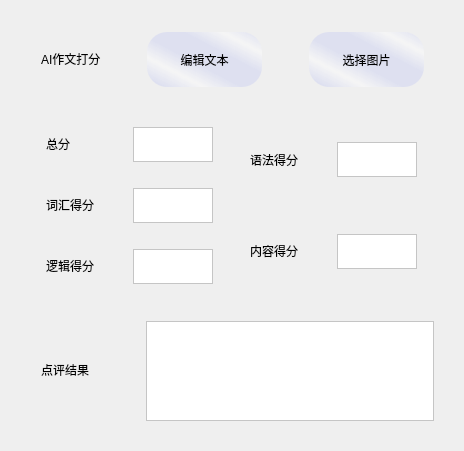
         <widget class="QWidget" name="page_2">
          <layout class="QVBoxLayout" name="verticalLayout_9">
           <item>
            <widget class="QFrame" name="frame_3">
             <property name="styleSheet">
              <string notr="true">QFrame{
	
	background-color: rgba(255, 255, 255, 0);
}
#frame_3{
	border-bottom-right-radius: 22px;
	border-bottom-left-radius: 22px;
}</string>
             </property>
             <property name="frameShape">
              <enum>QFrame::StyledPanel</enum>
             </property>
             <property name="frameShadow">
              <enum>QFrame::Raised</enum>
             </property>
             <layout class="QVBoxLayout" name="verticalLayout_7">
              <item>
               <widget class="QFrame" name="frame_5">
                <property name="sizePolicy">
                 <sizepolicy hsizetype="Preferred" vsizetype="Maximum">
                  <horstretch>0</horstretch>
                  <verstretch>0</verstretch>
                 </sizepolicy>
                </property>
                <property name="minimumSize">
                 <size>
                  <width>400</width>
                  <height>80</height>
                 </size>
                </property>
                <property name="frameShape">
                 <enum>QFrame::StyledPanel</enum>
                </property>
                <property name="frameShadow">
                 <enum>QFrame::Raised</enum>
                </property>
                <layout class="QHBoxLayout" name="horizontalLayout_3" stretch="0,0,2">
                 <item>
                  <widget class="QFrame" name="frame_6">
                   <property name="minimumSize">
                    <size>
                     <width>110</width>
                     <height>55</height>
                    </size>
                   </property>
                   <property name="maximumSize">
                    <size>
                     <width>110</width>
                     <height>55</height>
                    </size>
                   </property>
                   <property name="frameShape">
                    <enum>QFrame::StyledPanel</enum>
                   </property>
                   <property name="frameShadow">
                    <enum>QFrame::Raised</enum>
                   </property>
                   <layout class="QHBoxLayout" name="horizontalLayout_2">
                    <item>
                     <widget class="QLabel" name="label">
                      <property name="minimumSize">
                       <size>
                        <width>76</width>
                        <height>30</height>
                       </size>
                      </property>
                      <property name="maximumSize">
                       <size>
                        <width>76</width>
                        <height>30</height>
                       </size>
                      </property>
                      <property name="text">
                       <string>AI作文打分</string>
                      </property>
                     </widget>
                    </item>
                    <item>
                     <widget class="Line" name="line_2">
                      <property name="orientation">
                       <enum>Qt::Vertical</enum>
                      </property>
                     </widget>
                    </item>
                   </layout>
                  </widget>
                 </item>
                 <item>
                  <widget class="QFrame" name="frame_13">
                   <property name="sizePolicy">
                    <sizepolicy hsizetype="Fixed" vsizetype="Fixed">
                     <horstretch>0</horstretch>
                     <verstretch>0</verstretch>
                    </sizepolicy>
                   </property>
                   <property name="frameShape">
                    <enum>QFrame::StyledPanel</enum>
                   </property>
                   <property name="frameShadow">
                    <enum>QFrame::Raised</enum>
                   </property>
                   <layout class="QHBoxLayout" name="horizontalLayout_5">
                    <property name="spacing">
                     <number>7</number>
                    </property>
                    <property name="leftMargin">
                     <number>0</number>
                    </property>
                    <property name="topMargin">
                     <number>0</number>
                    </property>
                    <property name="rightMargin">
                     <number>0</number>
                    </property>
                    <property name="bottomMargin">
                     <number>0</number>
                    </property>
                    <item>
                     <widget class="QPushButton" name="pushButton">
                      <property name="sizePolicy">
                       <sizepolicy hsizetype="Fixed" vsizetype="Fixed">
                        <horstretch>0</horstretch>
                        <verstretch>0</verstretch>
                       </sizepolicy>
                      </property>
                      <property name="minimumSize">
                       <size>
                        <width>115</width>
                        <height>55</height>
                       </size>
                      </property>
                      <property name="styleSheet">
                       <string notr="true">QPushButton{
	border-radius:20px;
	background-color: qlineargradient(spread:reflect, x1:0.576, y1:0.506, x2:0.283, y2:0.772727, stop:0.381443 rgba(26, 55, 255, 20), stop:1 rgba(255, 255, 255, 100));
	opacity:0.6;
	
}
QPushButton:hover{
	background-color: qlineargradient(spread:reflect, x1:0.576, y1:0.506, x2:0.283, y2:0.772727, stop:0.381443 rgba(26, 55, 255, 20), stop:1 rgba(255, 255, 255, 150));
}
QPushButton:pressed{
	background-color: qlineargradient(spread:reflect, x1:0.576, y1:0.506, x2:0.283, y2:0.772727, stop:0.381443 rgba(20, 50, 255, 20), stop:1 rgba(240, 240, 240, 150));
}</string>
                      </property>
                      <property name="text">
                       <string>编辑文本</string>
                      </property>
                     </widget>
                    </item>
                    <item>
                     <spacer name="horizontalSpacer">
                      <property name="orientation">
                       <enum>Qt::Horizontal</enum>
                      </property>
                      <property name="sizeHint" stdset="0">
                       <size>
                        <width>40</width>
                        <height>20</height>
                       </size>
                      </property>
                     </spacer>
                    </item>
                    <item>
                     <widget class="QPushButton" name="pushButton_3">
                      <property name="sizePolicy">
                       <sizepolicy hsizetype="Fixed" vsizetype="Fixed">
                        <horstretch>0</horstretch>
                        <verstretch>0</verstretch>
                       </sizepolicy>
                      </property>
                      <property name="minimumSize">
                       <size>
                        <width>115</width>
                        <height>55</height>
                       </size>
                      </property>
                      <property name="styleSheet">
                       <string notr="true">QPushButton{
	border-radius:20px;
	background-color: qlineargradient(spread:reflect, x1:0.576, y1:0.506, x2:0.283, y2:0.772727, stop:0.381443 rgba(26, 55, 255, 20), stop:1 rgba(255, 255, 255, 100));
	opacity:0.6;
	
}
QPushButton:hover{
	background-color: qlineargradient(spread:reflect, x1:0.576, y1:0.506, x2:0.283, y2:0.772727, stop:0.381443 rgba(26, 55, 255, 20), stop:1 rgba(255, 255, 255, 150));
}
QPushButton:pressed{
	background-color: qlineargradient(spread:reflect, x1:0.576, y1:0.506, x2:0.283, y2:0.772727, stop:0.381443 rgba(20, 50, 255, 20), stop:1 rgba(240, 240, 240, 150));
}</string>
                      </property>
                      <property name="text">
                       <string>选择图片</string>
                      </property>
                     </widget>
                    </item>
                   </layout>
                  </widget>
                 </item>
                 <item>
                  <widget class="Line" name="line">
                   <property name="orientation">
                    <enum>Qt::Vertical</enum>
                   </property>
                  </widget>
                 </item>
                </layout>
               </widget>
              </item>
              <item>
               <widget class="QFrame" name="frame_7">
                <property name="sizePolicy">
                 <sizepolicy hsizetype="Preferred" vsizetype="Preferred">
                  <horstretch>0</horstretch>
                  <verstretch>0</verstretch>
                 </sizepolicy>
                </property>
                <property name="maximumSize">
                 <size>
                  <width>16777215</width>
                  <height>16777215</height>
                 </size>
                </property>
                <property name="frameShape">
                 <enum>QFrame::StyledPanel</enum>
                </property>
                <property name="frameShadow">
                 <enum>QFrame::Raised</enum>
                </property>
                <layout class="QVBoxLayout" name="verticalLayout_4">
                 <item>
                  <widget class="QFrame" name="frame_10">
                   <property name="sizePolicy">
                    <sizepolicy hsizetype="Preferred" vsizetype="Preferred">
                     <horstretch>0</horstretch>
                     <verstretch>0</verstretch>
                    </sizepolicy>
                   </property>
                   <property name="frameShape">
                    <enum>QFrame::StyledPanel</enum>
                   </property>
                   <property name="frameShadow">
                    <enum>QFrame::Raised</enum>
                   </property>
                   <layout class="QHBoxLayout" name="horizontalLayout_18" stretch="1,1">
                    <property name="leftMargin">
                     <number>0</number>
                    </property>
                    <property name="topMargin">
                     <number>0</number>
                    </property>
                    <property name="rightMargin">
                     <number>0</number>
                    </property>
                    <property name="bottomMargin">
                     <number>0</number>
                    </property>
                    <item>
                     <layout class="QVBoxLayout" name="verticalLayout_2">
                      <item>
                       <widget class="QFrame" name="frame_18">
                        <property name="sizePolicy">
                         <sizepolicy hsizetype="Preferred" vsizetype="Preferred">
                          <horstretch>0</horstretch>
                          <verstretch>0</verstretch>
                         </sizepolicy>
                        </property>
                        <property name="minimumSize">
                         <size>
                          <width>70</width>
                          <height>0</height>
                         </size>
                        </property>
                        <property name="maximumSize">
                         <size>
                          <width>16777215</width>
                          <height>16777215</height>
                         </size>
                        </property>
                        <property name="frameShape">
                         <enum>QFrame::StyledPanel</enum>
                        </property>
                        <property name="frameShadow">
                         <enum>QFrame::Raised</enum>
                        </property>
                        <layout class="QHBoxLayout" name="horizontalLayout_10">
                         <item>
                          <widget class="QLabel" name="label_12">
                           <property name="sizePolicy">
                            <sizepolicy hsizetype="Fixed" vsizetype="Preferred">
                             <horstretch>0</horstretch>
                             <verstretch>0</verstretch>
                            </sizepolicy>
                           </property>
                           <property name="minimumSize">
                            <size>
                             <width>76</width>
                             <height>30</height>
                            </size>
                           </property>
                           <property name="maximumSize">
                            <size>
                             <width>76</width>
                             <height>30</height>
                            </size>
                           </property>
                           <property name="text">
                            <string>总分</string>
                           </property>
                          </widget>
                         </item>
                         <item>
                          <widget class="QTextBrowser" name="textBrowser">
                           <property name="minimumSize">
                            <size>
                             <width>70</width>
                             <height>35</height>
                            </size>
                           </property>
                           <property name="maximumSize">
                            <size>
                             <width>80</width>
                             <height>35</height>
                            </size>
                           </property>
                           <property name="styleSheet">
                            <string notr="true">background-color: rgb(255, 255, 255);</string>
                           </property>
                          </widget>
                         </item>
                        </layout>
                       </widget>
                      </item>
                      <item>
                       <widget class="QFrame" name="frame_15">
                        <property name="sizePolicy">
                         <sizepolicy hsizetype="Preferred" vsizetype="Preferred">
                          <horstretch>0</horstretch>
                          <verstretch>0</verstretch>
                         </sizepolicy>
                        </property>
                        <property name="frameShape">
                         <enum>QFrame::StyledPanel</enum>
                        </property>
                        <property name="frameShadow">
                         <enum>QFrame::Raised</enum>
                        </property>
                        <layout class="QHBoxLayout" name="horizontalLayout_14">
                         <item>
                          <widget class="QLabel" name="label_9">
                           <property name="minimumSize">
                            <size>
                             <width>76</width>
                             <height>30</height>
                            </size>
                           </property>
                           <property name="maximumSize">
                            <size>
                             <width>76</width>
                             <height>30</height>
                            </size>
                           </property>
                           <property name="text">
                            <string>词汇得分</string>
                           </property>
                          </widget>
                         </item>
                         <item>
                          <widget class="QTextBrowser" name="textBrowser_4">
                           <property name="sizePolicy">
                            <sizepolicy hsizetype="Expanding" vsizetype="Expanding">
                             <horstretch>0</horstretch>
                             <verstretch>0</verstretch>
                            </sizepolicy>
                           </property>
                           <property name="minimumSize">
                            <size>
                             <width>70</width>
                             <height>35</height>
                            </size>
                           </property>
                           <property name="maximumSize">
                            <size>
                             <width>80</width>
                             <height>35</height>
                            </size>
                           </property>
                           <property name="styleSheet">
                            <string notr="true">background-color: rgb(255, 255, 255);</string>
                           </property>
                          </widget>
                         </item>
                        </layout>
                       </widget>
                      </item>
                      <item>
                       <widget class="QFrame" name="frame_16">
                        <property name="sizePolicy">
                         <sizepolicy hsizetype="Preferred" vsizetype="Preferred">
                          <horstretch>0</horstretch>
                          <verstretch>0</verstretch>
                         </sizepolicy>
                        </property>
                        <property name="frameShape">
                         <enum>QFrame::StyledPanel</enum>
                        </property>
                        <property name="frameShadow">
                         <enum>QFrame::Raised</enum>
                        </property>
                        <layout class="QHBoxLayout" name="horizontalLayout_15">
                         <item>
                          <widget class="QLabel" name="label_10">
                           <property name="minimumSize">
                            <size>
                             <width>76</width>
                             <height>30</height>
                            </size>
                           </property>
                           <property name="maximumSize">
                            <size>
                             <width>76</width>
                             <height>30</height>
                            </size>
                           </property>
                           <property name="text">
                            <string>逻辑得分</string>
                           </property>
                          </widget>
                         </item>
                         <item>
                          <widget class="QTextBrowser" name="textBrowser_5">
                           <property name="minimumSize">
                            <size>
                             <width>70</width>
                             <height>35</height>
                            </size>
                           </property>
                           <property name="maximumSize">
                            <size>
                             <width>80</width>
                             <height>35</height>
                            </size>
                           </property>
                           <property name="styleSheet">
                            <string notr="true">background-color: rgb(255, 255, 255);</string>
                           </property>
                          </widget>
                         </item>
                        </layout>
                       </widget>
                      </item>
                     </layout>
                    </item>
                    <item>
                     <layout class="QVBoxLayout" name="verticalLayout_3">
                      <item>
                       <widget class="QFrame" name="frame_14">
                        <property name="sizePolicy">
                         <sizepolicy hsizetype="Preferred" vsizetype="Preferred">
                          <horstretch>0</horstretch>
                          <verstretch>0</verstretch>
                         </sizepolicy>
                        </property>
                        <property name="frameShape">
                         <enum>QFrame::StyledPanel</enum>
                        </property>
                        <property name="frameShadow">
                         <enum>QFrame::Raised</enum>
                        </property>
                        <layout class="QHBoxLayout" name="horizontalLayout_11">
                         <item>
                          <widget class="QLabel" name="label_6">
                           <property name="minimumSize">
                            <size>
                             <width>76</width>
                             <height>30</height>
                            </size>
                           </property>
                           <property name="maximumSize">
                            <size>
                             <width>76</width>
                             <height>30</height>
                            </size>
                           </property>
                           <property name="text">
                            <string>语法得分</string>
                           </property>
                          </widget>
                         </item>
                         <item>
                          <widget class="QTextBrowser" name="textBrowser_3">
                           <property name="minimumSize">
                            <size>
                             <width>70</width>
                             <height>35</height>
                            </size>
                           </property>
                           <property name="maximumSize">
                            <size>
                             <width>80</width>
                             <height>35</height>
                            </size>
                           </property>
                           <property name="styleSheet">
                            <string notr="true">background-color: rgb(255, 255, 255);</string>
                           </property>
                          </widget>
                         </item>
                        </layout>
                       </widget>
                      </item>
                      <item>
                       <widget class="QFrame" name="frame_17">
                        <property name="sizePolicy">
                         <sizepolicy hsizetype="Preferred" vsizetype="Preferred">
                          <horstretch>0</horstretch>
                          <verstretch>0</verstretch>
                         </sizepolicy>
                        </property>
                        <property name="frameShape">
                         <enum>QFrame::StyledPanel</enum>
                        </property>
                        <property name="frameShadow">
                         <enum>QFrame::Raised</enum>
                        </property>
                        <layout class="QHBoxLayout" name="horizontalLayout_17">
                         <item>
                          <widget class="QLabel" name="label_11">
                           <property name="minimumSize">
                            <size>
                             <width>76</width>
                             <height>30</height>
                            </size>
                           </property>
                           <property name="maximumSize">
                            <size>
                             <width>76</width>
                             <height>30</height>
                            </size>
                           </property>
                           <property name="text">
                            <string>内容得分</string>
                           </property>
                          </widget>
                         </item>
                         <item>
                          <widget class="QTextBrowser" name="textBrowser_6">
                           <property name="minimumSize">
                            <size>
                             <width>70</width>
                             <height>35</height>
                            </size>
                           </property>
                           <property name="maximumSize">
                            <size>
                             <width>80</width>
                             <height>35</height>
                            </size>
                           </property>
                           <property name="styleSheet">
                            <string notr="true">background-color: rgb(255, 255, 255);</string>
                           </property>
                          </widget>
                         </item>
                        </layout>
                       </widget>
                      </item>
                     </layout>
                    </item>
                   </layout>
                  </widget>
                 </item>
                </layout>
               </widget>
              </item>
              <item>
               <widget class="QFrame" name="frame_8">
                <property name="sizePolicy">
                 <sizepolicy hsizetype="Preferred" vsizetype="Preferred">
                  <horstretch>0</horstretch>
                  <verstretch>0</verstretch>
                 </sizepolicy>
                </property>
                <property name="frameShape">
                 <enum>QFrame::StyledPanel</enum>
                </property>
                <property name="frameShadow">
                 <enum>QFrame::Raised</enum>
                </property>
                <layout class="QHBoxLayout" name="horizontalLayout_12">
                 <item>
                  <widget class="QFrame" name="frame_11">
                   <property name="minimumSize">
                    <size>
                     <width>110</width>
                     <height>55</height>
                    </size>
                   </property>
                   <property name="maximumSize">
                    <size>
                     <width>110</width>
                     <height>55</height>
                    </size>
                   </property>
                   <property name="frameShape">
                    <enum>QFrame::StyledPanel</enum>
                   </property>
                   <property name="frameShadow">
                    <enum>QFrame::Raised</enum>
                   </property>
                   <layout class="QHBoxLayout" name="horizontalLayout_9">
                    <item>
                     <widget class="QLabel" name="label_3">
                      <property name="minimumSize">
                       <size>
                        <width>76</width>
                        <height>30</height>
                       </size>
                      </property>
                      <property name="maximumSize">
                       <size>
                        <width>76</width>
                        <height>30</height>
                       </size>
                      </property>
                      <property name="text">
                       <string>点评结果</string>
                      </property>
                     </widget>
                    </item>
                    <item>
                     <widget class="Line" name="line_4">
                      <property name="orientation">
                       <enum>Qt::Vertical</enum>
                      </property>
                     </widget>
                    </item>
                   </layout>
                  </widget>
                 </item>
                 <item>
                  <widget class="QTextBrowser" name="textBrowser_2">
                   <property name="maximumSize">
                    <size>
                     <width>500</width>
                     <height>100</height>
                    </size>
                   </property>
                   <property name="styleSheet">
                    <string notr="true">background-color: rgb(255, 255, 255);</string>
                   </property>
                  </widget>
                 </item>
                </layout>
               </widget>
              </item>
             </layout>
            </widget>
           </item>
          </layout>
         </widget>
